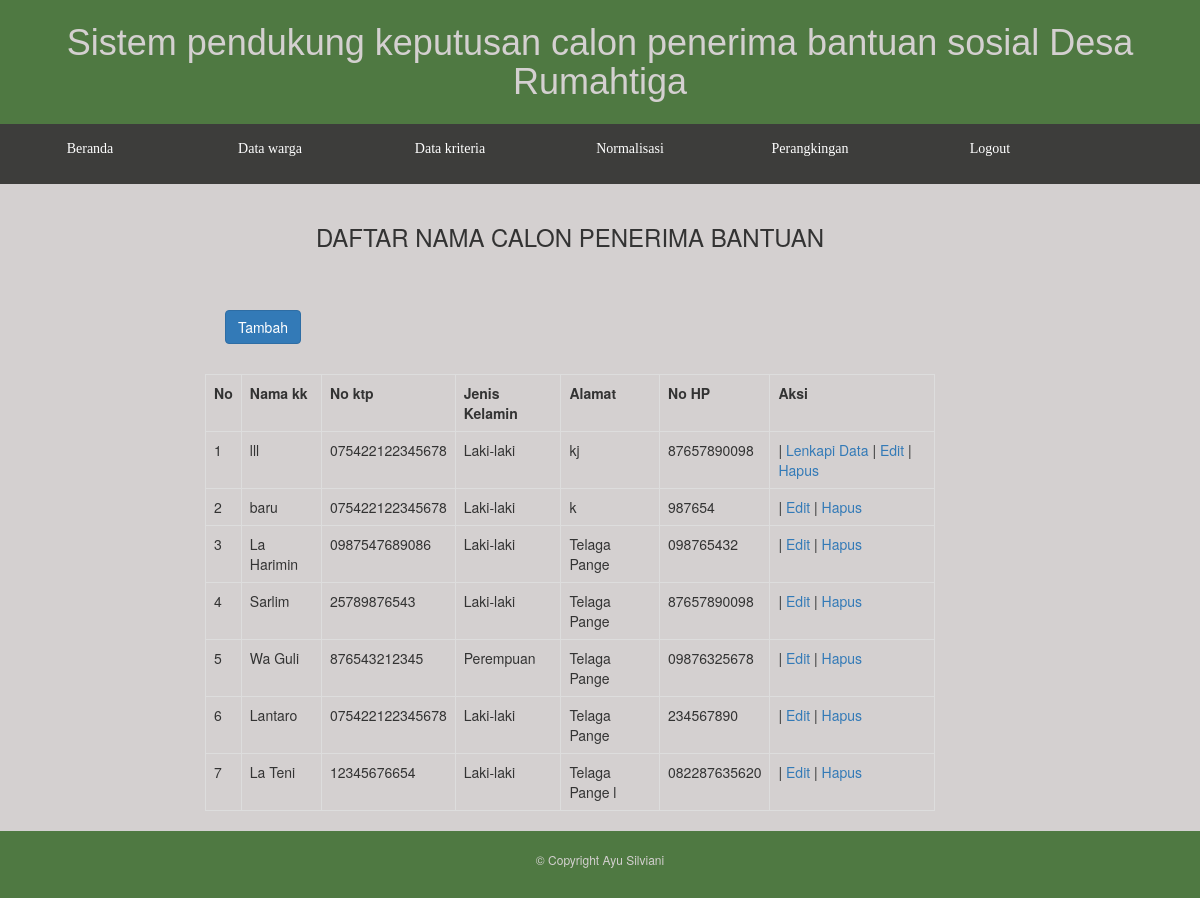
Page /daftar.php on the committed database.
### tables this page shows
CREATE TABLE `data_warga` (
  `id_warga` int(11) NOT NULL,
  `nama_kk` varchar(50) NOT NULL,
  `no_ktp` varchar(20) NOT NULL,
  `jenis_kelamin` varchar(20) NOT NULL,
  `alamat` varchar(100) NOT NULL,
  `no_hp` varchar(15) NOT NULL
);

### daftar.php (the view, shortened to what this page needs)
<!DOCTYPE html>
<html>
<head>
	<link rel="stylesheet" type="text/css" href="style.css">
	<link rel="stylesheet" href="style/bootstrap.min.css" />
</head>
<body>
	<header style="margin-top: -3vh;">
		<h1> Sistem pendukung keputusan calon penerima bantuan sosial Desa Rumahtiga</h1>
	</header>
	<menu style="margin-top: -2vh;">
		<ul>
			<li><a href="index.php">Beranda</a></li>
			<li><a href="daftar.php">Data warga</a></li>
			<li><a href="kriteria.php">Data kriteria</a></li>
			<li><a href="normalisasi.php">Normalisasi</a></li>
			<li><a href="perangkingan.php">Perangkingan</a></li>
			<li><a href="logout.php">Logout</a></li>
		</ul>
	</menu>
	<article>
		<div class="row container">
			<div class="col-md-8 col-md-offset-2 overflow-auto">
				<p>
					<center>
						<h3>DAFTAR NAMA CALON PENERIMA BANTUAN</h3>
					</center>
				</p>
				<br>
				<p>
					<a class="btn btn-primary" href="tambah.php">Tambah</a>
				</p>
				<table class="table table-bordered">
					<tr>
						<th>
							No
						</th>
						<th>
							Nama kk
						</th>
						<th>
							No ktp
						</th>
						<th>
							Jenis Kelamin
						</th>
						<th>
							Alamat
						</th>
						<th>
							No HP
						</th>
						<th>
							Aksi
						</th>
					</tr>
					<?php
					require "koneksi.php";
					$cekKriteria = mysqli_query($koneksi, "SELECT * FROM alternatif");
					while ($dataKriteri = mysqli_fetch_assoc($cekKriteria)) {
						$id_warga[] = $dataKriteri['id_warga'];
					}
					$no = 1;
					$data = mysqli_query($koneksi, "SELECT * FROM data_warga ORDER BY id_warga DESC");
					while ($row = mysqli_fetch_assoc($data)) {
					?>
						<tr>
							<td>
								<?php echo $no++; ?>
							</td>
							<td>
								<?php echo $row['nama_kk']; ?>
							</td>
							<td>
								<?php echo $row['no_ktp']; ?>
							</td>
							<td>
								<?php echo $row['jenis_kelamin']; ?>
							</td>
							<td>
								<?php echo $row['alamat']; ?>
							</td>
							<td>
								<?php echo $row['no_hp']; ?>
							</td>
							<td>
								<?php if (in_array($row['id_warga'], $id_warga)) : ?>
									|
								<?php else : ?>
									|
									<a href="TambahKriteria.php?idWarga=<?php echo $row['id_warga']; ?>">Lenkapi Data</a> |
								<?php endif; ?>
								<a href="edit.php?id=<?php echo $row['id_warga']; ?>">Edit</a> |
								<a href="hapus.php?id=<?php echo $row['id_warga']; ?>">Hapus</a>
							</td>
						</tr>
					<?php
					}
					?>
				</table>
			</div>
		</div>
	</article>
	<footer>
		<p>&copy; Copyright Ayu Silviani</p>
	</footer>
</body>
</html>

### style.css (style rules this page uses)
* { padding: 0px; margin: 0px; }
html,body { height: 100%; }
header { background-color: #4f7942; font-family: verdana, arial, arial, black; }
header h1 { color: #d4d0d0; padding: 30px; text-align: center; }
menu { background-color: #3d3d3b; height: 60px; }
menu ul { list-style: none; line-height: 50px; }
menu ul li { float: left; width: 15%; text-align: center; }
menu ul li a { color: white; text-decoration: none; font-family: verdana; display: block; }
article { background-color: #d4d0d0; }
article p { padding-bottom: 20px; font-size: 18px; text-align: justify; padding-left: 20px; padding-right: 20px; }
footer { background-color: #4f7942; padding: 20px; }
footer p { text-align: center; color: #d4d0d0; font-size: 12px; }

### rows in the picture
data_warga: nama_kk "lll", no_ktp "075422122345678", jenis_kelamin "Laki-laki", alamat "kj", no_hp "87657890098"
data_warga: nama_kk "baru", no_ktp "075422122345678", jenis_kelamin "Laki-laki", alamat "k", no_hp "987654"
data_warga: nama_kk "La Harimin", no_ktp "0987547689086", jenis_kelamin "Laki-laki", alamat "Telaga Pange", no_hp "098765432"
data_warga: nama_kk "Sarlim", no_ktp "25789876543", jenis_kelamin "Laki-laki", alamat "Telaga Pange", no_hp "87657890098"
data_warga: nama_kk "Wa Guli", no_ktp "876543212345", jenis_kelamin "Perempuan", alamat "Telaga Pange", no_hp "09876325678"
data_warga: nama_kk "Lantaro", no_ktp "075422122345678", jenis_kelamin "Laki-laki", alamat "Telaga Pange", no_hp "234567890"
data_warga: nama_kk "La Teni", no_ktp "12345676654", jenis_kelamin "Laki-laki", alamat "Telaga Pange l", no_hp "082287635620"
